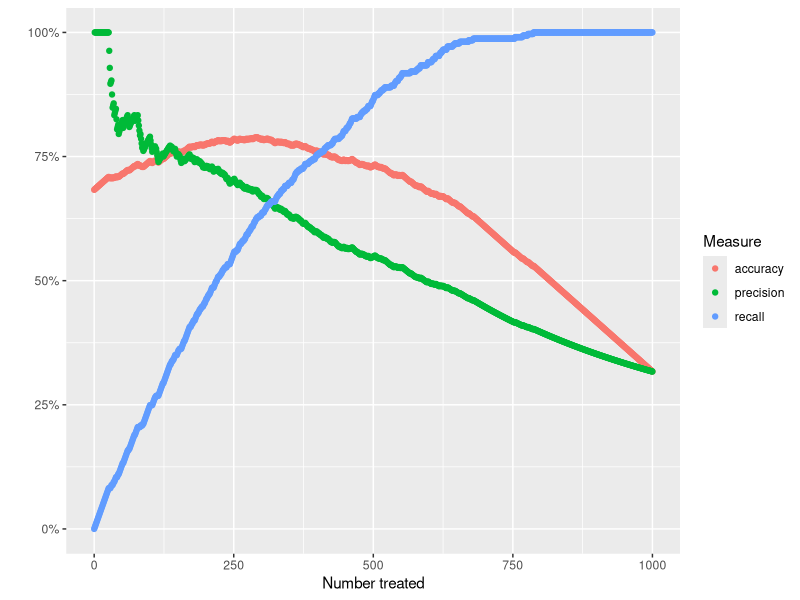

Write the R code that produced this figure.

# the best way to represent things according to Ben
library(tidyverse)

data <- 
  tibble(proba = runif(1000)) %>% 
  mutate(outcome = as.integer(proba > runif(1000) + 0.2)) %>% 
  select(outcome, proba)

# functions


get_accuracy_top_n <- function(n, data){
  data %>% 
    arrange(desc(proba)) %>% 
    mutate(pred = c(rep(1, n), rep(0, nrow(data) - n))) %>% 
    summarize(acc = mean(outcome == pred)) %>% 
    pull(acc)
}

get_precision_top_n <- function(n, data){
  data %>% 
    arrange(desc(proba)) %>% 
    mutate(pred = c(rep(1, n), rep(0, nrow(data) - n))) %>%  
    filter(pred == 1) %>% 
    summarize(precision = mean(outcome == pred)) %>% 
    pull(precision)
}

get_recall_top_n <- function(n, data){
  data %>% 
    arrange(desc(proba)) %>% 
    mutate(pred = c(rep(1, n), rep(0, nrow(data) - n))) %>%  
    filter(outcome == 1) %>% 
    summarize(recall = mean(outcome == pred)) %>% 
    pull(recall)
}

#calculate

output_for_top_n <- 
  tibble(n = 0:nrow(data)) %>% 
  mutate(
    accuracy = n %>% map_dbl(get_accuracy_top_n, data),
    precision = n %>% map_dbl(get_precision_top_n, data),
    recall = n %>% map_dbl(get_recall_top_n, data)
  )


#graph

output_for_top_n %>% 
  gather(Measure, value, -n) %>% 
  ggplot(aes(x = n, y = value, color = Measure)) +
  geom_point() +
  scale_y_continuous(labels = scales::percent) +
  labs(
    x = "Number treated",
    y = ""
  )